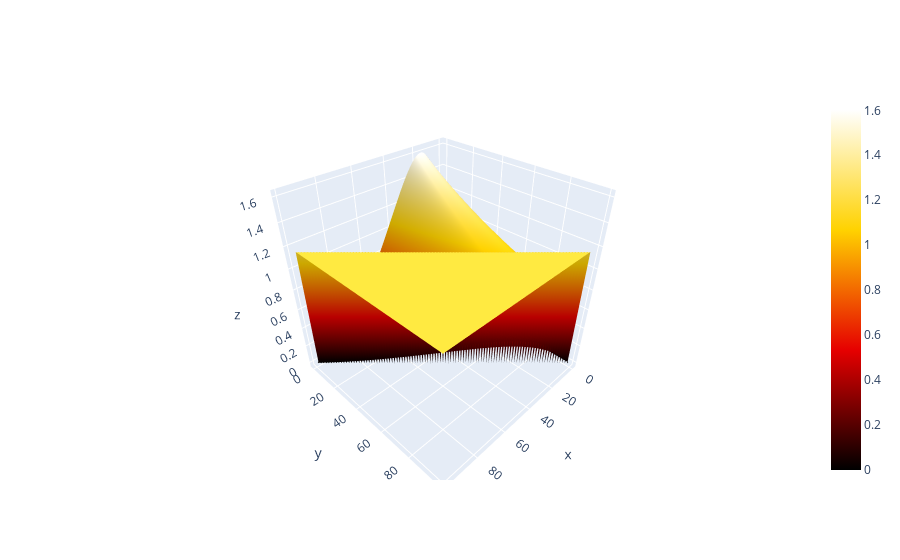

Write notebook code for a chart like this one.
### Code cell
import plotly.offline as py
import plotly.graph_objs as go
import random
import math
surf = go.Surface(
    z=results,
    opacity=1,
    colorscale='Hot')

datas = [surf]

#----------------------------------------绘图
layout = go.Layout(
    autosize=False,
    width=1200,
    height=1200,
)

py.iplot(datas)

### Figure 1 — Plotly figure (JSON) as saved in the notebook; plotly's stock layout.template omitted (floating-point values rounded to 4 significant figures; data arrays with more than 128 entries replaced by an {"elided": "..."} marker saying what was removed)
{"data": [{"colorscale": [[0, "rgb(0,0,0)"], [0.3333, "rgb(230,0,0)"], [0.6667, "rgb(255,210,0)"], [1, "rgb(255,255,255)"]], "opacity": 1, "type": "surface", "z": {"elided": "100x100 float values"}}], "layout": {}}
